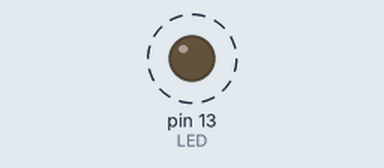
Recording of a sketch running on a simulated Arduino Uno, built with avr-gcc and run on an emulated ATmega328P. Parts: output pins drawn as LEDs (lit = HIGH). Dashed ring = blinking.

Above: at 0.2 s.
Timing chart, 0 to 3.0 s (numbered marks = the images above):
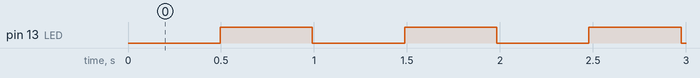

Measured:
- by itself, pin 13 (LED): alternates HIGH for 0.50 s and LOW for 0.50 s

The sketch:

Timer0Timer.ino
```cpp
// timer0 as timer
//led will flash every 1 second in the interrupt routine
//LEO 10-6-2024
// tested working

#define LED 13
boolean ledState = false;          //determines current state of led
volatile int Correction;
int x = 0;
const int buttonPin = 2;  // the number of the pushbutton pin
int buttonState = 0;  // variable for reading the pushbutton status

void setup() {
  pinMode(LED, OUTPUT);
  //TCCR1A = 0;                      //Reset Timer1 control Registor A

  bitSet(TCCR0A, WGM01);            //set ctc mode


  //bitSet(TCCR0B, CS00);           //Set prescaler to 1024
 // bitClear (TCCR0B, CS01);        //frequency= 30.53(practical)||15625(theoretical)
 // bitSet(TCCR0B, CS02);           //time period ( 32.80 ms )

  bitClear(TCCR0B, CS00);         //Set prescaler to 256
  bitClear (TCCR0B, CS01);        //frequency=   122.6(practical)|| 62.5(theoretical)
  bitSet(TCCR0B, CS02);           //time period ( 8.2 ms )

  // bitSet(TCCR0B, CS00);           //Set prescaler to 64
  // bitSet(TCCR0B, CS01);          //frequency= 490.2 (practical)|| 250 (theoretical)
  // bitClear(TCCR0B, CS02);        //time period ( 2.040 ms )

 // bitClear(TCCR0B, CS00);           //Set prescaler to 8
  //bitSet(TCCR0B, CS01);          //frequency= 3.9KHz (practical)|| 2 (theoretical)
  //bitClear(TCCR0B, CS02);        //time period ( 256.0 um )

  // To generte 1 second
  // 1000/2.040 = 490.196078 times
  // 1000/8.2 = 121.95 times
 // 1000/32.8 = 30.4878049


  //Reset Timer1
  TCNT0 = 0;

  OCR0A = 0xFE;   //for X SEC

  TIMSK0 |= (1<<OCIE0A);

  Serial.begin(9600);
  //bitSet(TIMSK0, OCIE0A); // Enable Timer1 compare interrupt
  sei();                  // Enable global interrupts
}

void loop() {
  // put your main code here, to run repeatedly:


}

ISR(TIMER0_COMPA_vect)
{

Correction++; // each time an intrupt happens at the given rate, inc the count
if (Correction >=121) // if the count matches for 1 second procede further
{
    Correction=0; // cler the count
    if (ledState)                // check if ledstate is true then convert to false
    {
      ledState = false;
    }
    else                         // if ledstate is false then this make it true
    {
      ledState = true;
    }
    digitalWrite(LED, ledState); //Set LED pin state as per ledState
}


}
```
